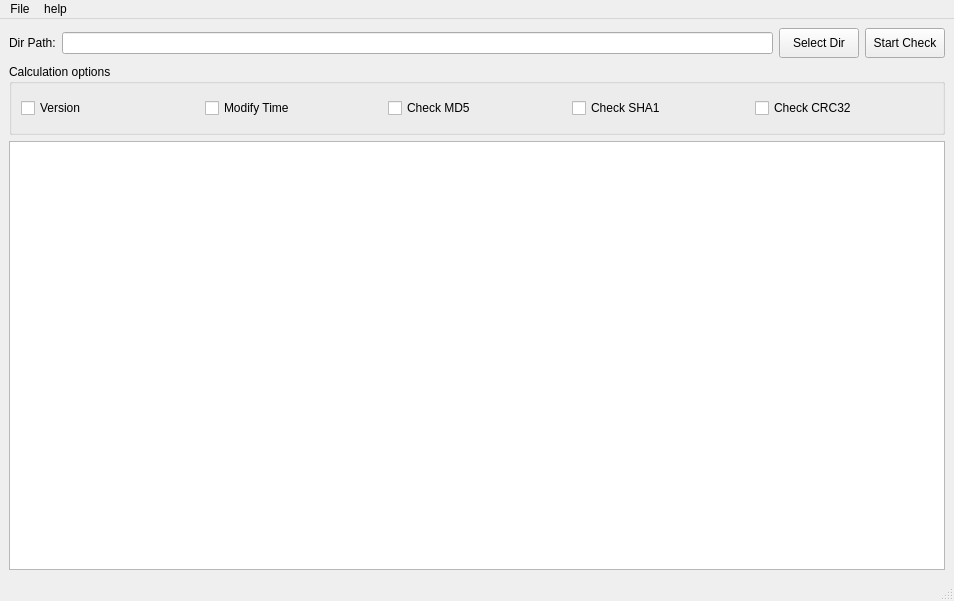
<?xml version="1.0" encoding="UTF-8"?>
<ui version="4.0">
 <class>MainWindow</class>
 <widget class="QMainWindow" name="MainWindow">
  <property name="geometry">
   <rect>
    <x>0</x>
    <y>0</y>
    <width>954</width>
    <height>601</height>
   </rect>
  </property>
  <property name="windowTitle">
   <string>CheckForDuplicateFiles</string>
  </property>
  <widget class="QWidget" name="centralwidget">
   <layout class="QGridLayout" name="gridLayout_2">
    <item row="0" column="0">
     <layout class="QVBoxLayout" name="verticalLayout">
      <item>
       <layout class="QHBoxLayout" name="horizontalLayout_2">
        <item>
         <widget class="QLabel" name="label">
          <property name="text">
           <string>Dir Path:</string>
          </property>
         </widget>
        </item>
        <item>
         <widget class="QLineEdit" name="lineEdit_ShowDIrPath"/>
        </item>
        <item>
         <widget class="QPushButton" name="pushBut_SelectDir">
          <property name="minimumSize">
           <size>
            <width>0</width>
            <height>30</height>
           </size>
          </property>
          <property name="text">
           <string>Select Dir</string>
          </property>
         </widget>
        </item>
        <item>
         <widget class="QPushButton" name="pushBut_StartCheck">
          <property name="minimumSize">
           <size>
            <width>0</width>
            <height>30</height>
           </size>
          </property>
          <property name="text">
           <string>Start Check</string>
          </property>
         </widget>
        </item>
       </layout>
      </item>
      <item>
       <widget class="QGroupBox" name="groupBox">
        <property name="title">
         <string>Calculation options</string>
        </property>
        <layout class="QGridLayout" name="gridLayout">
         <item row="0" column="0">
          <layout class="QHBoxLayout" name="horizontalLayout">
           <item>
            <widget class="QCheckBox" name="checkBox_Version">
             <property name="minimumSize">
              <size>
               <width>0</width>
               <height>30</height>
              </size>
             </property>
             <property name="text">
              <string>Version</string>
             </property>
            </widget>
           </item>
           <item>
            <widget class="QCheckBox" name="checkBox_ModifyTime">
             <property name="text">
              <string>Modify Time</string>
             </property>
            </widget>
           </item>
           <item>
            <widget class="QCheckBox" name="checkBox_MD5">
             <property name="text">
              <string>Check MD5</string>
             </property>
            </widget>
           </item>
           <item>
            <widget class="QCheckBox" name="checkBox_SHA1">
             <property name="text">
              <string>Check SHA1</string>
             </property>
            </widget>
           </item>
           <item>
            <widget class="QCheckBox" name="checkBox_CRC32">
             <property name="text">
              <string>Check CRC32</string>
             </property>
            </widget>
           </item>
          </layout>
         </item>
        </layout>
       </widget>
      </item>
      <item>
       <widget class="QListView" name="listView"/>
      </item>
     </layout>
    </item>
   </layout>
  </widget>
  <widget class="QMenuBar" name="menubar">
   <property name="geometry">
    <rect>
     <x>0</x>
     <y>0</y>
     <width>954</width>
     <height>22</height>
    </rect>
   </property>
   <widget class="QMenu" name="menuFile">
    <property name="title">
     <string>File</string>
    </property>
    <addaction name="actionSelect_Dir_Path"/>
    <addaction name="actionExit"/>
   </widget>
   <widget class="QMenu" name="menuAbout">
    <property name="title">
     <string>help</string>
    </property>
    <addaction name="actionAbout"/>
    <addaction name="actionHelp"/>
   </widget>
   <addaction name="menuFile"/>
   <addaction name="menuAbout"/>
  </widget>
  <widget class="QStatusBar" name="statusbar"/>
  <action name="actionSelect_Dir_Path">
   <property name="text">
    <string>Select Dir Path</string>
   </property>
   <property name="toolTip">
    <string>Select Dir Path_tooltip</string>
   </property>
   <property name="shortcut">
    <string>Ctrl+F</string>
   </property>
  </action>
  <action name="actionExit">
   <property name="text">
    <string>Exit</string>
   </property>
   <property name="toolTip">
    <string>Exit_tooltip</string>
   </property>
   <property name="shortcut">
    <string>Ctrl+Q</string>
   </property>
  </action>
  <action name="actionAbout">
   <property name="text">
    <string>about</string>
   </property>
  </action>
  <action name="actionHelp">
   <property name="text">
    <string>help</string>
   </property>
  </action>
 </widget>
 <resources/>
 <connections/>
</ui>
